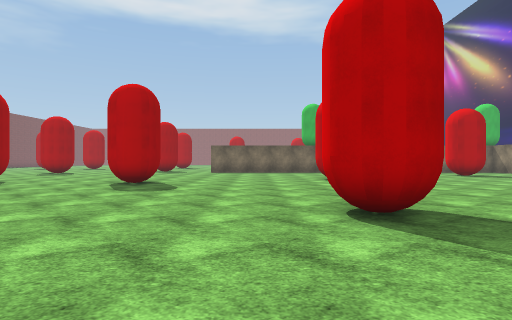
View 1 (above)

20 first-person views from a walk through a 3-D level made in the Unity game engine. The camera is 1.4 m above the floor, looks level and sees 80° across. The floor is counted in squares, 2 m on a side. Each view is taken from the middle of a square. On the plan, view 1 faces up. The plan holds only what a view shows up to about 10 squares ahead; the rest is blank. The place goes on beyond the plan. Some surface patterns are stand-ins.

View 2
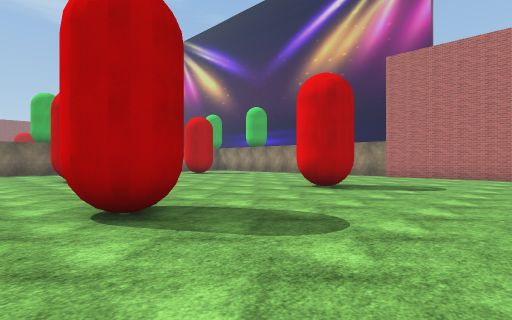

View 3
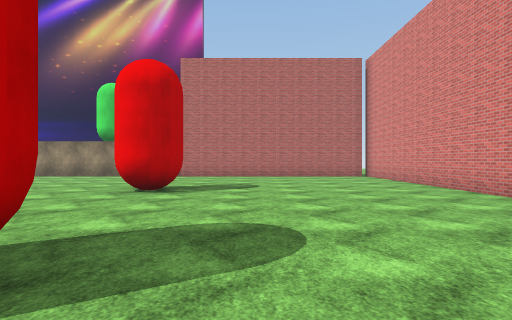

View 4
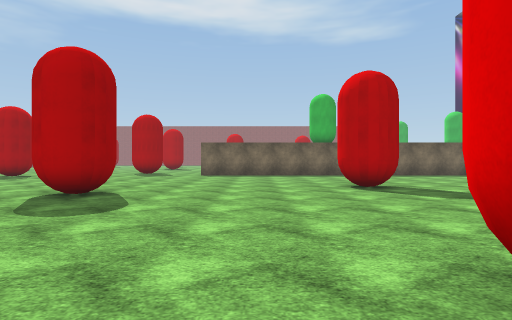

View 5
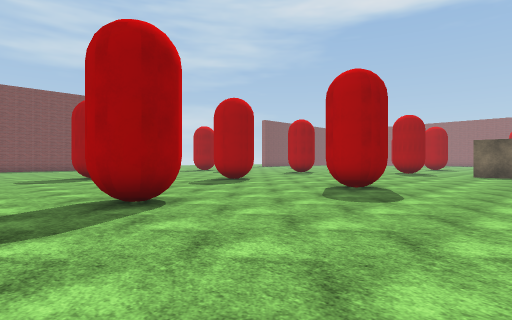

View 6
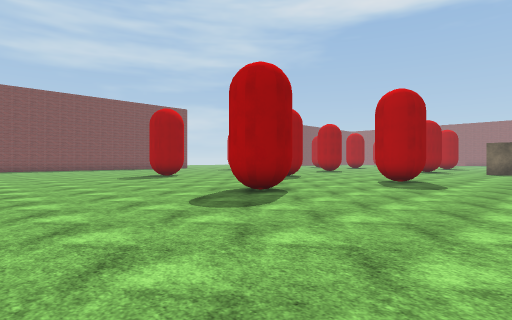

View 7
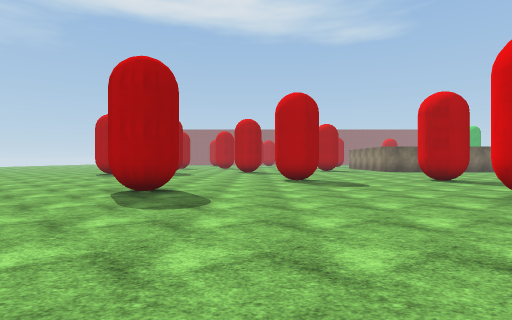

View 8
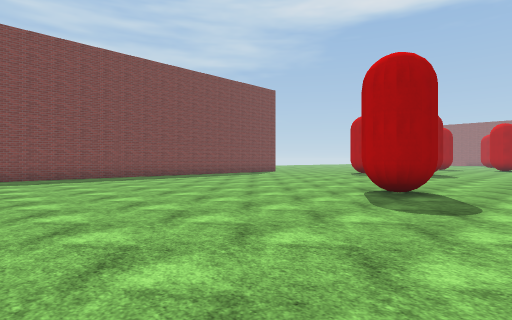

View 9
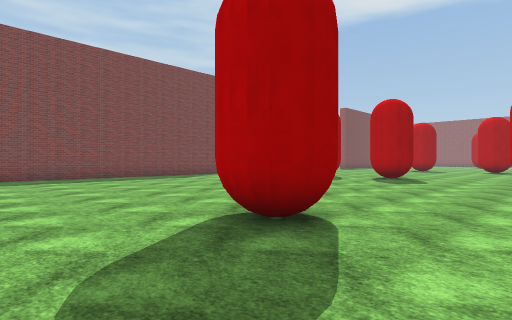

View 10
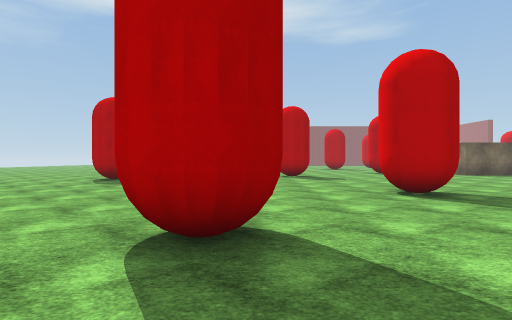

View 11
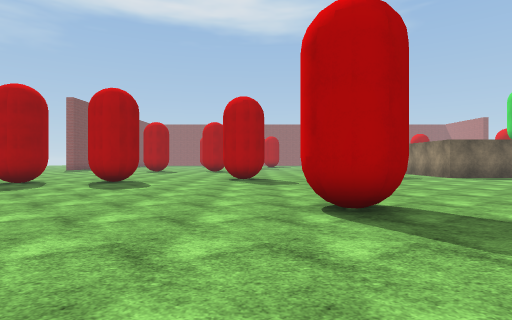

View 12
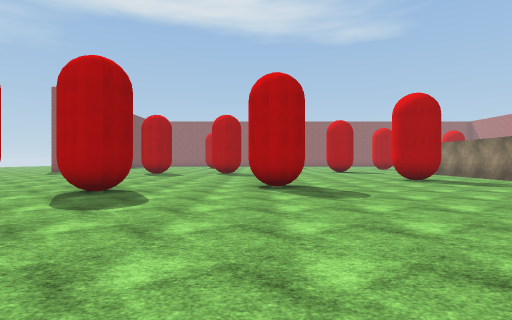

View 13
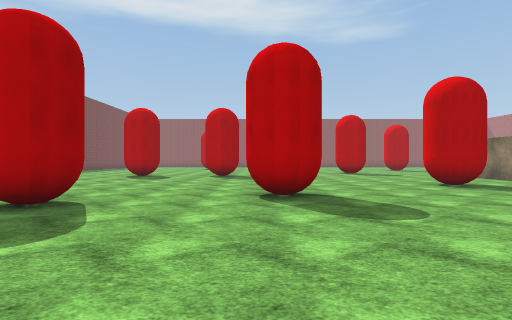

View 14
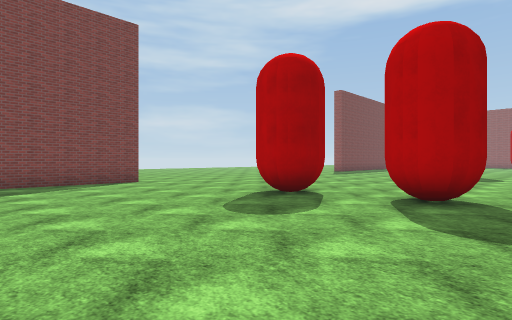

View 15
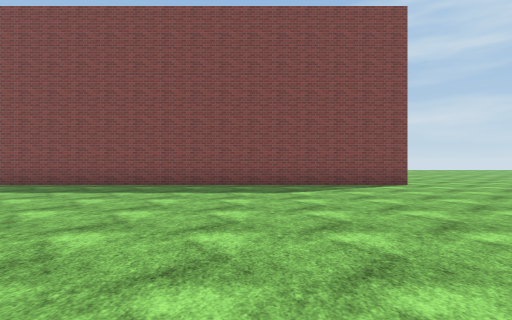

View 16
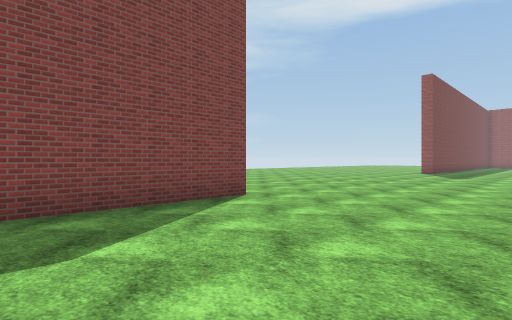

View 17
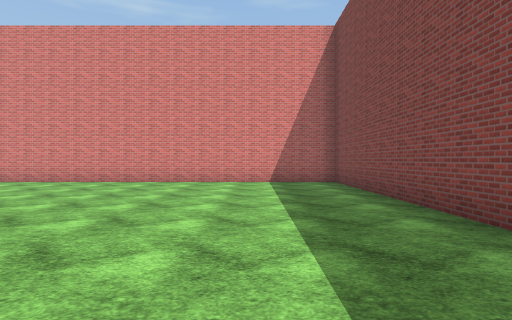

View 18
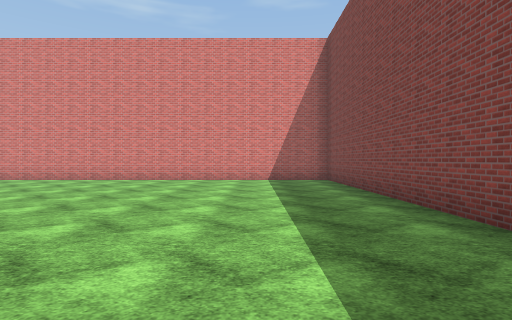

View 19
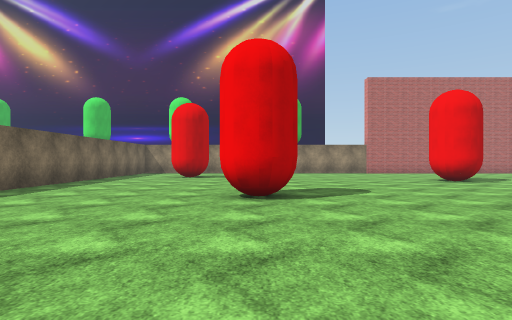

View 20
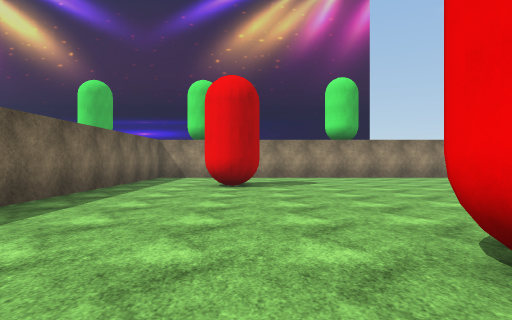

### Floor plan
Key: @ floor where view 1 was taken; # wall or solid block; . floor.
Columns run from 24 left of view 1 to 13 right of it. Each row starts with its distance up from view 1.
 21     ..   ..
 20    ...  ...... ....
 19   .... ....... ...#
 18  .................##.
 17 .....................       ########
 16 .............##......      .........
 15 .......#.##............  ...........
 14 .......#.........................# .
 13  #...............................#..
 12  #..................................
 11  #.........................#........
 10  #.............##... ...............
  9  #.............##...##..............
  8  #..................................
  7  #..................................
  6  #.........##......................
  5  #.............................#..
  4  #.................#.....##....#...
  3  #..................................
  2  #...................................
  1  #...................................#
  0  #......................@..........
 -1  #.............    ......  ........
 -2  #...........               .......
 -3  ############                 #####

Where each view was taken, in squares from view 1:
view 1: 0 up, 0 right, facing up
view 2: 0 up, 0 right, facing up-right
view 3: 2 up, 0 right, facing right
view 4: 3 up, 0 right, facing up
view 5: 2 up, 0 right, facing up-left
view 6: 1 down, 0 right, facing up-left
view 7: 1 down, 10 left, facing up
view 8: 1 down, 10 left, facing up-left
view 9: 3 up, 10 left, facing up-left
view 10: 3 up, 12 left, facing up
view 11: 5 up, 10 left, facing up
view 12: 8 up, 11 left, facing up
view 13: 10 up, 11 left, facing up
view 14: 9 up, 13 left, facing up-left
view 15: 9 up, 14 left, facing left
view 16: 9 up, 18 left, facing up-left
view 17: 7 up, 20 left, facing down
view 18: 8 up, 20 left, facing down
view 19: 11 up, 3 left, facing right
view 20: 13 up, 1 right, facing right
